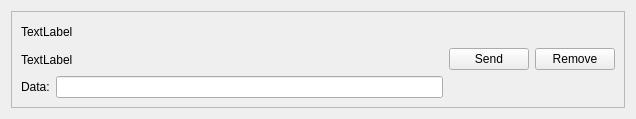
<?xml version="1.0" encoding="UTF-8"?>
<ui version="4.0">
 <class>DashboardCardSetter</class>
 <widget class="QWidget" name="DashboardCardSetter">
  <property name="geometry">
   <rect>
    <x>0</x>
    <y>0</y>
    <width>636</width>
    <height>119</height>
   </rect>
  </property>
  <property name="windowTitle">
   <string>Form</string>
  </property>
  <layout class="QVBoxLayout" name="verticalLayout">
   <item>
    <widget class="QFrame" name="frame">
     <property name="frameShape">
      <enum>QFrame::StyledPanel</enum>
     </property>
     <property name="frameShadow">
      <enum>QFrame::Raised</enum>
     </property>
     <layout class="QHBoxLayout" name="horizontalLayout_2">
      <item>
       <layout class="QVBoxLayout" name="verticalLayout_3">
        <item>
         <widget class="QLabel" name="topicName">
          <property name="text">
           <string>TextLabel</string>
          </property>
         </widget>
        </item>
        <item>
         <widget class="QLabel" name="topicData">
          <property name="text">
           <string>TextLabel</string>
          </property>
         </widget>
        </item>
        <item>
         <layout class="QFormLayout" name="formLayout">
          <item row="0" column="1">
           <widget class="QLineEdit" name="dataTextbox"/>
          </item>
          <item row="0" column="0">
           <widget class="QLabel" name="label">
            <property name="text">
             <string>Data:</string>
            </property>
           </widget>
          </item>
         </layout>
        </item>
       </layout>
      </item>
      <item>
       <widget class="QPushButton" name="sendButton">
        <property name="text">
         <string>Send</string>
        </property>
       </widget>
      </item>
      <item>
       <layout class="QHBoxLayout" name="horizontalLayout">
        <item>
         <widget class="QPushButton" name="removeButton">
          <property name="text">
           <string>Remove</string>
          </property>
         </widget>
        </item>
       </layout>
      </item>
     </layout>
    </widget>
   </item>
  </layout>
 </widget>
 <resources/>
 <connections/>
</ui>
